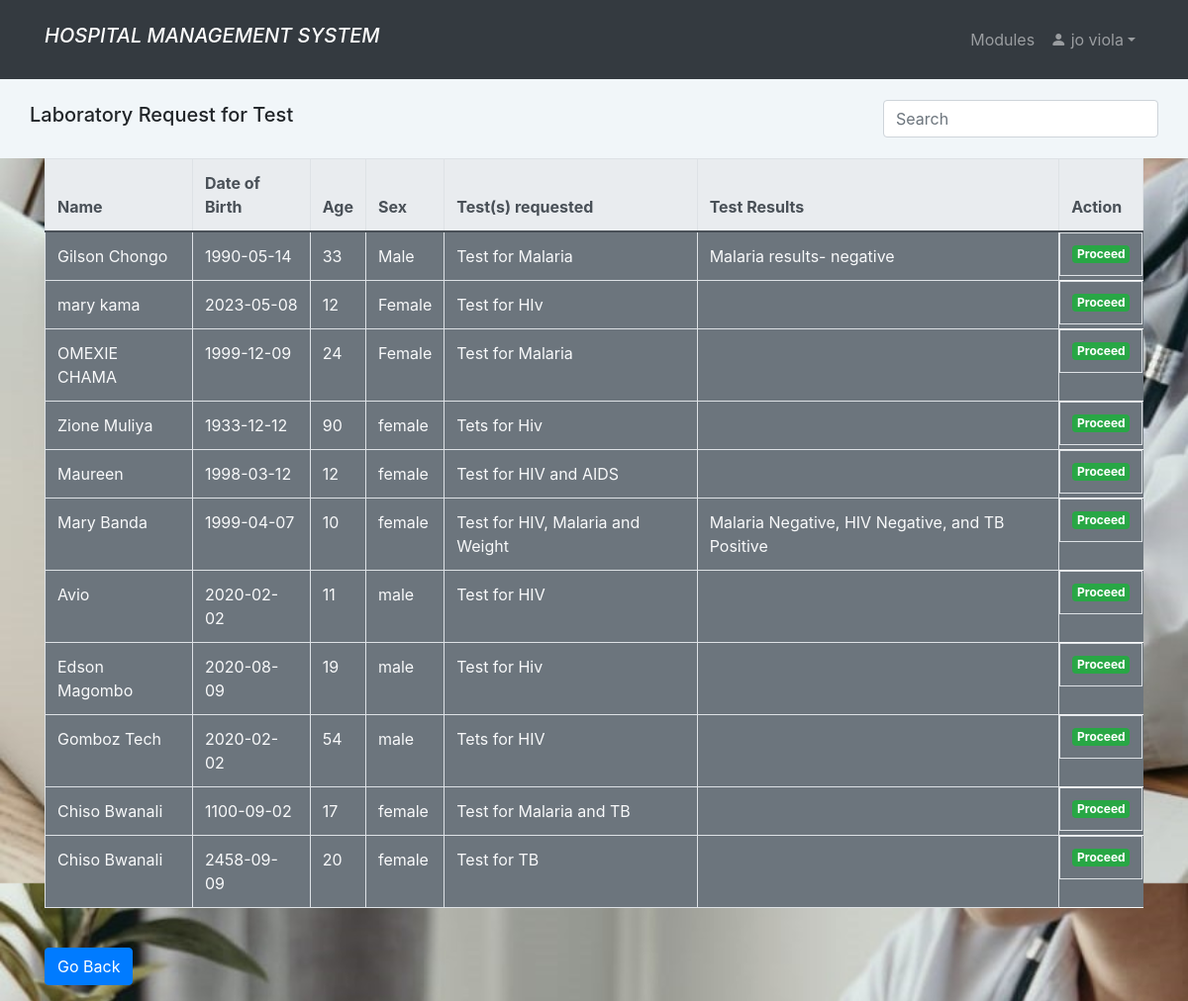
Before: /laboratory.php (signed in) with the older database file.
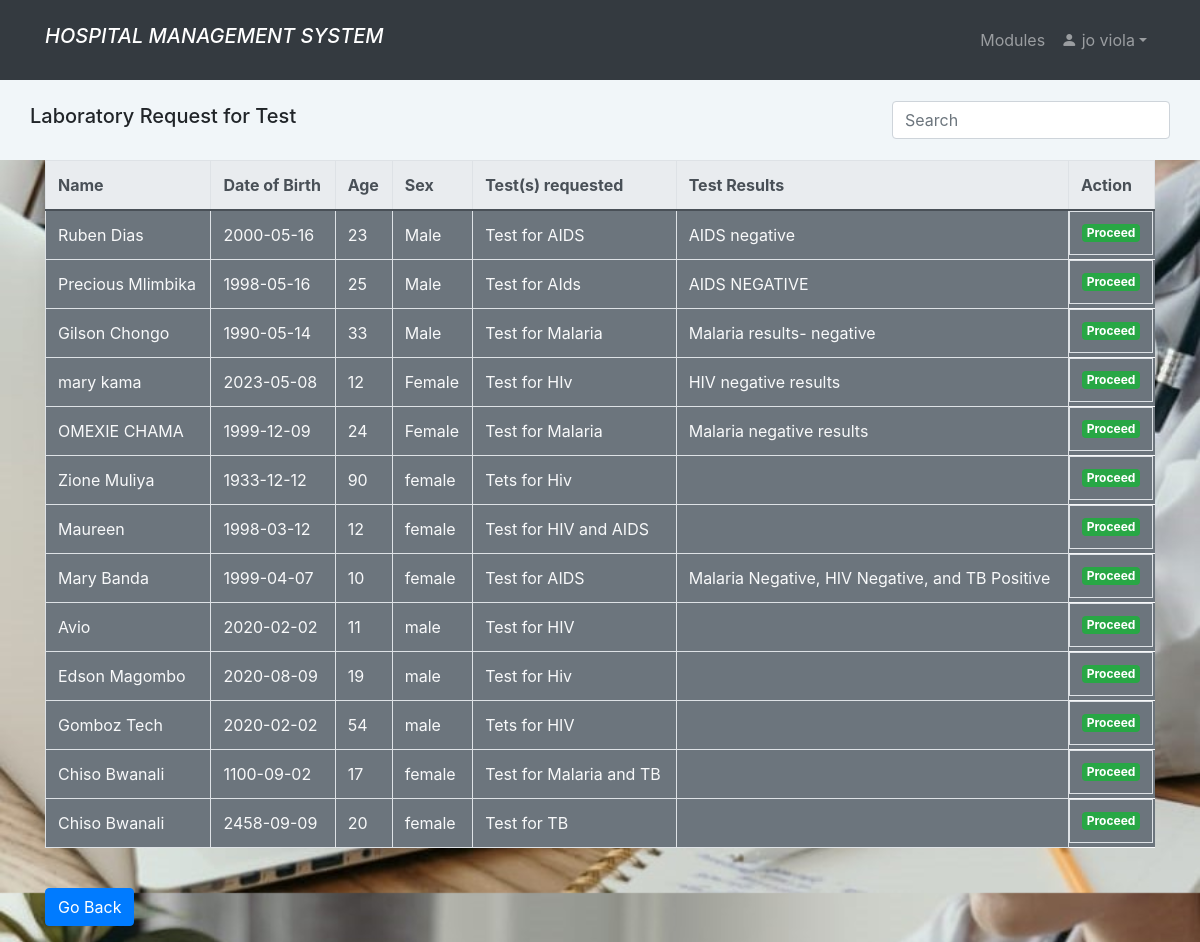
After: the same page with the newer database file.
### tables this page shows
CREATE TABLE `patient` (
  `id` int(11) NOT NULL,
  `name` varchar(100) NOT NULL,
  `date` date NOT NULL,
  `gender` varchar(10) NOT NULL,
  `age` int(2) NOT NULL,
  `phoneNumber` int(10) NOT NULL,
  `district` varchar(100) NOT NULL,
  `village` varchar(100) NOT NULL,
  `residential` varchar(100) NOT NULL,
  `others` text DEFAULT NULL,
  `symptoms` text DEFAULT NULL,
  `history` text DEFAULT NULL,
  `prescribed_by` text DEFAULT NULL,
  `prescribed_on` text DEFAULT NULL,
  `total_bills` int(15) DEFAULT NULL,
  `status` text NOT NULL DEFAULT 'not paid',
  `tests` text DEFAULT NULL,
  `lab_results` text DEFAULT NULL
);

### laboratory.php (the view, shortened to what this page needs)
<?php
if (isset($_SESSION['id']) && isset($_SESSION['uname'])){
  include "unavbar.php";
  include "comfig.php";
        ?>
<!DOCTYPE html>
<html>
<head>
	<link rel="stylesheet" href="https://maxcdn.bootstrapcdn.com/bootstrap/4.5.2/css/bootstrap.min.css">
</head>
<body>
   <nav class="navbar navbar-expand py-3"style="background-color:#F1F6F9;" >
            <div class="container">
			<h5 class="navbar-brand"> Laboratory Request for Test</h5>
                <div class="collapse navbar-collapse" id="navmenu">
                    <ul class="navbar-nav ms-auto">
                        <li class="nav-item dropdown">
                        <input class="form-control me-1" id="myInput" style="width:100%; max-width:20rem" type="text" placeholder="Search" aria-label="Search">
                        </li>
                    </ul>
                </div>
            </div>
        </nav>
<?php
$sql2 = "SELECT * FROM patient WHERE tests IS NOT NULL ORDER BY id DESC";
$result2 = $mysqli->query($sql2);
if ($result2->num_rows > 0) {
    ?>
    <div class="container">
    <div class="table-responsive">
        <table class="table table-bordered  bg-secondary text-light">
            <thead class="thead-light">
                <tr>
                    <th>Name</th>
                    <th>Date of Birth</th>
                    <th>Age</th>
                    <th>Sex</th>
                    <th>Test(s) requested</th>
                    <th>Test Results</th>
                    <th>Action</th>
                </tr>
            </thead>
            <tbody id = "myTable">
                <?php
                while ($row = $result2->fetch_assoc()) {
                    ?>
                    <tr>
                        <td><?php echo $row["name"]; ?></td>
                        <td><?php echo $row["date"]; ?></td>
                        <td><?php echo $row["age"]; ?></td>
                        <td><?php echo $row["gender"]; ?></td>
                        <td><?php echo $row["tests"]; ?></td>
                        <td><?php echo $row["lab_results"]; ?></td>
                        <td class='btn-group btn-group-justified'>
									<a href='lab_form.php?respond=<?php echo $row["id"]; ?>' class='badge bg-success'>Proceed</a>
							</td>
                    </tr>
                    <?php
                }
                ?>
            </tbody>
        </table>
        <br>
        <button class='btn btn-primary mb-3' onclick='window.history.back()'> Go Back</button>
    </div>
</div>
<?php
} else {
    echo "<div class='container'><div class='table-responsive'><table class='table table-bordered bg-secondary text-light'>";
    echo "<thead class='thead-light'><tr><th colspan='15' class='text-center'>No test request found!</th></tr></thead>";
    echo "</table></div></div>";
    }
    ?>
    </body>
    </html>
<?php
    }else {
        header("Location: home.php");
        exit();
    }
?>

### unavbar.php (shortened to what this page needs)
<!doctype html>
<html lang="en">
    <head>
        <link rel="stylesheet" href="https://cdn.jsdelivr.net/npm/bootstrap-icons@1.3.0/font/bootstrap-icons.css">
        <link rel="stylesheet" href="style.css"/>
        <link rel="stylesheet" href="bootstrap-5.0.0/css/bootstrap.min.css"/>
    </head>
    <body>
        <nav class="navbar navbar-expand-lg bg-dark navbar-dark py-3">
            <div class="container">
                <h5 class="navbar-brand"><i>HOSPITAL MANAGEMENT SYSTEM</i></h5>
                <div class="collapse navbar-collapse" id="navmenu">
                    <ul class="navbar-nav ms-auto">
                        <li class="nav-item">
                            <a href="nurse_dashboard.php" class="nav-link"> Modules</a>
                        </li>
                        <li class="nav-item dropdown">
                            <a class="nav-link dropdown-toggle bi bi-person-fill" href="#" role="button" data-bs-toggle="dropdown" aria-expanded="false">
                            <?php echo $_SESSION['uname']; ?></a>
                        </li>
                    </ul>
                </div>
            </div>
        </nav>
    </body>
</html>

### style.css (style rules this page uses)
body { margin: 0; padding: 0; background: url(img/homepic.jpeg); background-size: 100%; font-family: sans-serif; }

Changed rows visible on the page:
added patient: name "Ruben Dias", date "2000-05-16", age "23", gender "Male", tests "Test for AIDS", lab_results "AIDS negative"
added patient: name "Precious Mlimbika", date "1998-05-16", age "25", gender "Male", tests "Test for AIds", lab_results "AIDS NEGATIVE"
changed patient "mary kama": lab_results (not shown) → "HIV negative results"
changed patient "OMEXIE CHAMA": lab_results (not shown) → "Malaria negative results"
changed patient "Mary Banda": tests "Test for HIV, Malaria and Weight" → "Test for AIDS"
